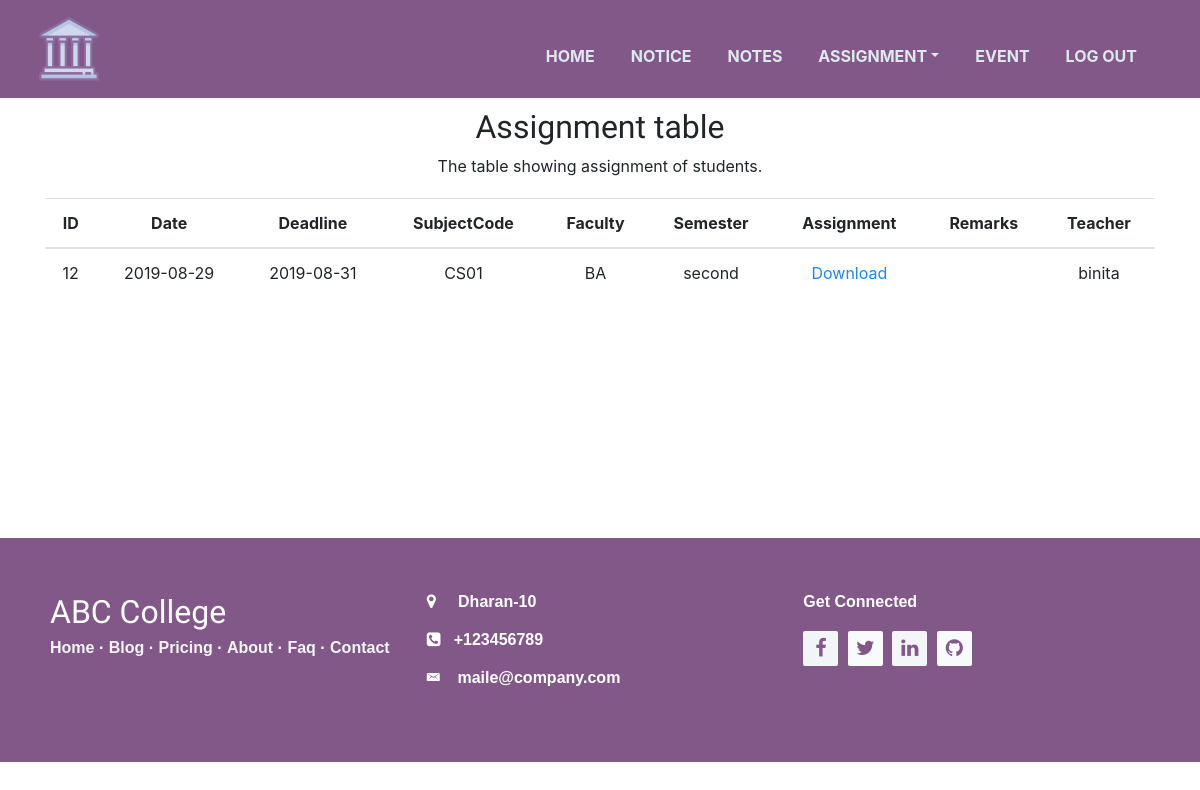
Page /student/viewAssignment.php on the committed database.
### tables this page shows
CREATE TABLE `assignmentpublish` (
  `id` bigint(20) NOT NULL,
  `Date` date NOT NULL,
  `Deadline` date NOT NULL,
  `SubjectCode` varchar(20) NOT NULL,
  `Faculty` varchar(20) NOT NULL,
  `Semester` varchar(20) NOT NULL,
  `Assignment` blob NOT NULL,
  `Remarks` text NOT NULL,
  `Teacher` varchar(20) NOT NULL
);

### student/viewAssignment.php (the view, shortened to what this page needs)
<!DOCTYPE html>
<html>
<head>
    <link rel="stylesheet" href="assets/bootstrap/css/bootstrap.min.css">
    <link rel="stylesheet" href="assets/fonts/font-awesome.min.css">
    <link rel="stylesheet" href="assets/fonts/ionicons.min.css">
    <link rel="stylesheet" href="assets/css/Bold-BS4-Footer-Big-Logo.css">
    <link rel="stylesheet" href="assets/css/dh-navbar-inverse-1.css">
    <link rel="stylesheet" href="assets/css/dh-navbar-inverse.css">
    <link rel="stylesheet" href="assets/css/DNFeature-Boxes.css">
    <link rel="stylesheet" href="assets/css/Footer-Clean.css">
    <link rel="stylesheet" href="assets/css/Pretty-Registration-Form.css">
    <link rel="stylesheet" href="assets/css/Pretty-Footer.css">
    <link rel="stylesheet" href="assets/css/MUSA_no-more-tables-1.css">
    <link rel="stylesheet" href="assets/css/MUSA_no-more-tables.css">
    <link rel="stylesheet" href="assets/css/Service-Box-Style-01.css">
    <link rel="stylesheet" href="assets/css/styles.css">
</head>
<body>
    <nav class="navbar navbar-light navbar-expand-md navigation-clean navbar-inverse navbar-fixed-top" style="background-color: #825889;">
        <div class="container"><a class="navbar-brand" href="#" style="padding:0px;margin-left:0px;height:78px;"> <img class="img-fluid" src="assets/img/logo.png" style="margin-left: -10px;margin-right: 0px;"></a>
            <div
                class="collapse navbar-collapse" id="navcol-1" style="background-color: #825889;padding-left: 20px;">
                <ul class="nav navbar-nav ml-auto" style="margin-top:13px;">
                    <li class="nav-item" role="presentation"><a class="nav-link" href="index.php" uk-scroll="offset:50">Home </a></li>
                    <li class="nav-item" role="presentation"><a class="nav-link" href="notice.php" uk-scroll="offset:100">Notice</a></li>
                    <li class="nav-item" role="presentation"><a class="nav-link" href="notes.php" uk-scroll="offset:100">notes</a></li>
                    <li class="nav-item dropdown"><a class="dropdown-toggle nav-link" data-toggle="dropdown" aria-expanded="false" href="viewAssignment.html">Assignment</a>
                    </li>
                    <li class="nav-item" role="presentation"><a class="nav-link" href="event.php">Event</a></li>
                    <li class="nav-item" role="presentation"><a class="nav-link" href="../index.php" uk-scroll="offset:50">Log Out</a></li>
                </ul>
        </div>
        </div>
    </nav>
    <div class="container text-center box">
        <h2>Assignment table</h2>
          <p>The table showing assignment of students.</p>
          <table class="table table-hover ">
            <thead>
              <tr>
                 <th scope="col">ID</th>
                 <th scope="col">Date</th>
                 <th scope="col">Deadline</th>
                 <th scope="col">SubjectCode</th>
                 <th scope="col">Faculty</th>
                 <th scope="col">Semester</th>
                 <th scope="col">Assignment</th>
                 <th scope="col">Remarks</th>
                 <th scope="col">Teacher</th>
              </tr>
            </thead>
            <tbody>
           <?php
             include "../php/connect.php";
             $query = "SELECT * FROM assignmentpublish";
             $result = mysqli_query($con,$query);
             if(mysqli_num_rows($result) >0){
                 while($record=mysqli_fetch_assoc($result)){
                     $id=$record['id'];
                     $date=$record['Date'];
                     $deadline=$record['Deadline'];
                     $subjectcode=$record['SubjectCode'];
                     $faculty=$record['Faculty'];
                     $semester=$record['Semester'];
                     $assignment=$record['Assignment'];
                     $remarks=$record['Remarks'];
                     $teacher=$record['Teacher'];
                     echo "<tr scope='row'>";
                     echo "<td>$id</td>";
                      echo "<td>$date</td>";
                      echo "<td>$deadline</td>";
                      echo "<td>$subjectcode</td>";
                      echo "<td>$faculty</td>";
                      echo "<td>$semester</td>";
                     echo "<td><a href='../upload/assignmentreceive/$assignment'>Download</a></td>";
                     echo "<td>$remarks</td>";
                     echo "<td>$teacher</td>";
                     echo "</tr>";
                 }
             }
        ?>
    </tbody>
  </table>
    </div>
    <footer style="background-color: #825889;">
        <div class="row">
            <div class="col">
                <h2 style="font-family: Actor, sans-serif;">ABC College</h2>
                <p class="links"><a href="#" style="color: rgb(243,244,245);">Home</a><strong> · </strong><a href="#" style="color: rgb(243,244,245);">Blog</a><strong> · </strong><a href="#" style="color: rgb(243,244,245);">Pricing</a><strong> · </strong><a href="#" style="color: rgb(243,244,245);">About</a><strong> · </strong>
                    <a
                        href="#" style="color: rgb(243,244,245);">Faq</a><strong> · </strong><a href="#" style="color: rgb(243,244,245);">Contact</a></p>
            </div>
            <div class="col">
                <p><i class="fa fa-map-marker"></i>&nbsp; &nbsp; &nbsp;Dharan-10</p>
                <p><i class="fa fa-phone-square"></i>&nbsp; &nbsp;+123456789</p>
                <p><i class="icon ion-email"></i>&nbsp; &nbsp; maile@company.com</p>
            </div>
            <div class="col">
                <div>
                    <p>Get Connected</p>
                </div>
                <div class="social-links social-icons">
                    <a href="#" style="background-color: rgb(242,245,247);"><i class="fa fa-facebook" style="color: rgb(130,88,137);"></i></a>
                    <a href="#" style="background-color: rgb(249,250,251);"><i class="fa fa-twitter" style="color: #825889;"></i></a>
                    <a href="#" style="background-color: rgb(244,245,247);"><i class="fa fa-linkedin" style="color: #825889;"></i></a>
                    <a href="#" style="background-color: rgb(249,250,251);"><i class="fa fa-github" style="color: #825889;"></i></a>
                </div>
            </div>
        </div>
    </footer>
</body>
</html>

### student/assets/css/dh-navbar-inverse-1.css (style rules this page uses)
.navigation-clean { background: #fff; padding-top: 10px; padding-bottom: 10px; color: #333; border-radius: 0; box-shadow: none; border: none; margin-bottom: 0; }
.navigation-clean .navbar-brand { font-weight: bold; color: inherit; }
.navigation-clean .navbar-brand img { height: 100%; display: inline-block; margin-right: 10px; width: auto; margin-left: 5px; }
.navigation-clean .navbar-collapse, .navigation-clean .navbar-form { border-top-color: #ddd; }
.navigation-clean.navbar-inverse .navbar-collapse, .navigation-clean.navbar-inverse .navbar-form { border-top-color: #333; }
.navigation-clean.navbar .navbar-nav > li > a { padding-left: 18px; padding-right: 18px; }
.navigation-clean.navbar-inverse { background-color: #1f2021; color: #fff; }
.navigation-clean.navbar-inverse .navbar-nav > li > a { color: #dfe8ee; font-weight: bold; }
.navbar-inverse .navbar-brand, .navbar-inverse .navbar-nav > li > a { font-weight: bold; text-transform: uppercase; }
a { color: #6d8de1; }
a { background-color: transparent; -webkit-text-decoration-skip: objects; }
.uk-link, a { color: #1e87f0; text-decoration: none; cursor: pointer; }
audio, canvas, iframe, img, svg, video { vertical-align: middle; }
audio, canvas, img, video { max-width: 100%; height: auto; box-sizing: border-box; }
img { border-style: none; }
address, dl, fieldset, figure, ol, p, pre, ul { margin: 0 0 20px 0; }
ol, ul { padding-left: 30px; }
article, aside, details, figcaption, figure, footer, header, main, nav, section, summary { display: block; }
a, area, button, input, label, select, summary, textarea { touch-action: manipulation; }

### student/assets/css/dh-navbar-inverse.css (style rules this page uses)
.navigation-clean { background: #fff; padding-top: 10px; padding-bottom: 10px; color: #333; border-radius: 0; box-shadow: none; border: none; margin-bottom: 0; }
.navigation-clean .navbar-brand { font-weight: bold; color: inherit; }
.navigation-clean .navbar-brand img { height: 100%; display: inline-block; margin-right: 10px; width: auto; margin-left: 5px; }
.navigation-clean .navbar-collapse, .navigation-clean .navbar-form { border-top-color: #ddd; }
.navigation-clean.navbar-inverse .navbar-collapse, .navigation-clean.navbar-inverse .navbar-form { border-top-color: #333; }
.navigation-clean.navbar .navbar-nav > li > a { padding-left: 18px; padding-right: 18px; }
.navigation-clean.navbar-inverse { background-color: #1f2021; color: #fff; }
.navigation-clean.navbar-inverse .navbar-nav > li > a { color: #dfe8ee; font-weight: bold; }
.navbar-inverse .navbar-brand, .navbar-inverse .navbar-nav > li > a { font-weight: bold; text-transform: uppercase; }
a { color: #6d8de1; }
a { background-color: transparent; -webkit-text-decoration-skip: objects; }
.uk-link, a { color: #1e87f0; text-decoration: none; cursor: pointer; }
audio, canvas, iframe, img, svg, video { vertical-align: middle; }
audio, canvas, img, video { max-width: 100%; height: auto; box-sizing: border-box; }
img { border-style: none; }
address, dl, fieldset, figure, ol, p, pre, ul { margin: 0 0 20px 0; }
ol, ul { padding-left: 30px; }
article, aside, details, figcaption, figure, footer, header, main, nav, section, summary { display: block; }
a, area, button, input, label, select, summary, textarea { touch-action: manipulation; }

### student/assets/css/DNFeature-Boxes.css (style rules this page uses)
.h1, .h2, .h3, .h4, .h5, .h6, h1, h2, h3, h4, h5, h6 { font-family: "indie flower"; }

### student/assets/css/Pretty-Footer.css (style rules this page uses)
footer { background-color: #292c2f; box-shadow: 0 1px 1px 0 rgba(0, 0, 0, 0.12); box-sizing: border-box; width: 100%; text-align: left; font: bold 16px sans-serif; padding: 55px 50px; margin-top: 80px; bottom: 0; color: #fff; }
div.social-links { margin-top: 20px; color: #fff; }
.social-links a { display: inline-block; width: 35px; height: 35px; cursor: pointer; background-color: #33383b; border-radius: 2px; font-size: 20px; color: #ffffff; text-align: center; line-height: 35px; margin-right: 5px; margin-bottom: 5px; }

### student/viewAssignment.php (style rules this page uses)
.box { width: 100%; height: 350px; margin-top: 10px; }

### rows in the picture
assignmentpublish: id "12", Date "2019-08-29", Deadline "2019-08-31", SubjectCode "CS01", Faculty "BA", Semester "second", Teacher "binita"
